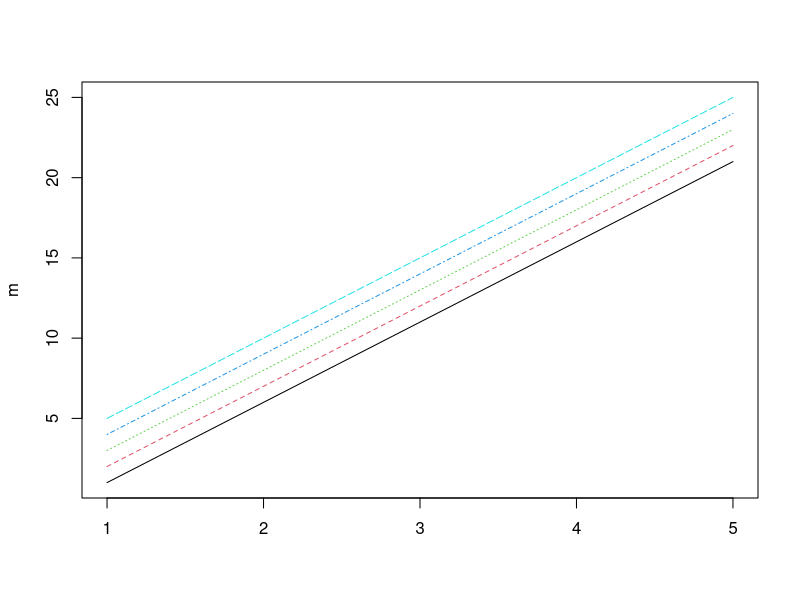

This chart was generated by the following R code:
#================================================
#exemplos de estruturas de dados

x = 12
class(x)

palavra = "s"
class(palavra)

bool = FALSE
class(bool)

#criando vetores
vetor = c(1, 2, 3, 4, 56)
vetor
class(vetor)
length(vetor)
c(vetor,vetor)

?rep
repeticao = rep(vetor, 3)
rep(vetor, length.out = 12)
rep(vetor, each=2)

rep(c("ar", "condicionado"), 3)
palavras = c("ar", "condicionado")
rep(palavras, 3)
rep(palavras, each=2)

#criando sequencias
10:20
seq(from=1, to=10, by=1)
seq(1, 10, 1)
seq(from=1, to=10, length.out = 100)

#operando o vetor
vetor[4]
vetor[1:4] * 2
vetor * 2

vetor = vetor[1:4]
vetor
vetor[-1]

#criando matrizes
m = matrix(1:25, ncol=5, nrow=5, byrow=TRUE)
m

rbind(vetor, vetor)
cbind(vetor, vetor)

#acessando os conteudos da matriz
m[1,]
m[,1]

m[1:2,]

#plotando a matriz
matplot(m, type = "l")

#data frames
LETTERS
letters

123 -> x
x
dados <- data.frame(col1 = 1:10, col2 = 1:10, 
                    col3 = LETTERS[1:10], 
                    stringsAsFactors = FALSE)

dados
class(dados)
str(dados)

#acessando o data.frame
dados$col1
dados$col1[3]
dados[1,3] = "J"
dados

#lista
lista = list(m, dados)
lista

lista[[1]][2,2]
lista[[2]]$col3[3]

#================================================
